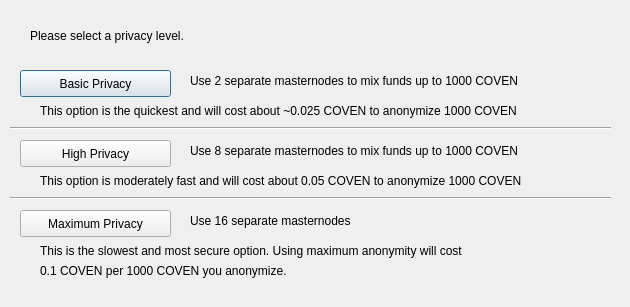
<?xml version="1.0" encoding="UTF-8"?>
<ui version="4.0">
 <class>DarksendConfig</class>
 <widget class="QDialog" name="DarksendConfig">
  <property name="geometry">
   <rect>
    <x>0</x>
    <y>0</y>
    <width>630</width>
    <height>307</height>
   </rect>
  </property>
  <property name="windowTitle">
   <string>Configure Darksend</string>
  </property>
  <widget class="QPushButton" name="buttonBasic">
   <property name="geometry">
    <rect>
     <x>20</x>
     <y>70</y>
     <width>151</width>
     <height>27</height>
    </rect>
   </property>
   <property name="text">
    <string>Basic Privacy</string>
   </property>
  </widget>
  <widget class="QPushButton" name="buttonHigh">
   <property name="geometry">
    <rect>
     <x>20</x>
     <y>140</y>
     <width>151</width>
     <height>27</height>
    </rect>
   </property>
   <property name="text">
    <string>High Privacy</string>
   </property>
  </widget>
  <widget class="QPushButton" name="buttonMax">
   <property name="geometry">
    <rect>
     <x>20</x>
     <y>210</y>
     <width>151</width>
     <height>27</height>
    </rect>
   </property>
   <property name="text">
    <string>Maximum Privacy</string>
   </property>
  </widget>
  <widget class="QLabel" name="label">
   <property name="geometry">
    <rect>
     <x>30</x>
     <y>20</y>
     <width>571</width>
     <height>31</height>
    </rect>
   </property>
   <property name="text">
    <string>Please select a privacy level.</string>
   </property>
  </widget>
  <widget class="QLabel" name="label_2">
   <property name="geometry">
    <rect>
     <x>190</x>
     <y>70</y>
     <width>421</width>
     <height>21</height>
    </rect>
   </property>
   <property name="text">
    <string>Use 2 separate masternodes to mix funds up to 1000 COVEN</string>
   </property>
  </widget>
  <widget class="QLabel" name="label_3">
   <property name="geometry">
    <rect>
     <x>190</x>
     <y>140</y>
     <width>411</width>
     <height>21</height>
    </rect>
   </property>
   <property name="text">
    <string>Use 8 separate masternodes to mix funds up to 1000 COVEN</string>
   </property>
  </widget>
  <widget class="QLabel" name="label_4">
   <property name="geometry">
    <rect>
     <x>190</x>
     <y>210</y>
     <width>421</width>
     <height>21</height>
    </rect>
   </property>
   <property name="text">
    <string>Use 16 separate masternodes</string>
   </property>
  </widget>
  <widget class="QLabel" name="label_6">
   <property name="geometry">
    <rect>
     <x>40</x>
     <y>100</y>
     <width>561</width>
     <height>21</height>
    </rect>
   </property>
   <property name="text">
    <string>This option is the quickest and will cost about ~0.025 COVEN to anonymize 1000 COVEN</string>
   </property>
  </widget>
  <widget class="QLabel" name="label_7">
   <property name="geometry">
    <rect>
     <x>40</x>
     <y>170</y>
     <width>561</width>
     <height>21</height>
    </rect>
   </property>
   <property name="text">
    <string>This option is moderately fast and will cost about 0.05 COVEN to anonymize 1000 COVEN</string>
   </property>
  </widget>
  <widget class="QLabel" name="label_8">
   <property name="geometry">
    <rect>
     <x>40</x>
     <y>240</y>
     <width>561</width>
     <height>21</height>
    </rect>
   </property>
   <property name="text">
    <string>This is the slowest and most secure option. Using maximum anonymity will cost</string>
   </property>
  </widget>
  <widget class="QLabel" name="label_9">
   <property name="geometry">
    <rect>
     <x>40</x>
     <y>260</y>
     <width>561</width>
     <height>21</height>
    </rect>
   </property>
   <property name="text">
    <string>0.1 COVEN per 1000 COVEN you anonymize.</string>
   </property>
  </widget>
  <widget class="Line" name="line">
   <property name="geometry">
    <rect>
     <x>10</x>
     <y>120</y>
     <width>601</width>
     <height>16</height>
    </rect>
   </property>
   <property name="orientation">
    <enum>Qt::Horizontal</enum>
   </property>
  </widget>
  <widget class="Line" name="line_2">
   <property name="geometry">
    <rect>
     <x>10</x>
     <y>190</y>
     <width>601</width>
     <height>16</height>
    </rect>
   </property>
   <property name="orientation">
    <enum>Qt::Horizontal</enum>
   </property>
  </widget>
 </widget>
 <resources/>
 <connections/>
</ui>
